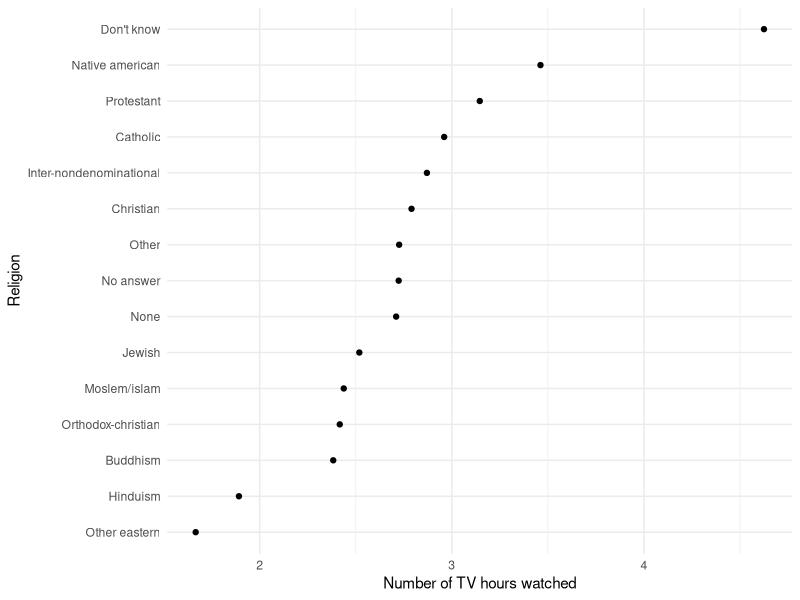
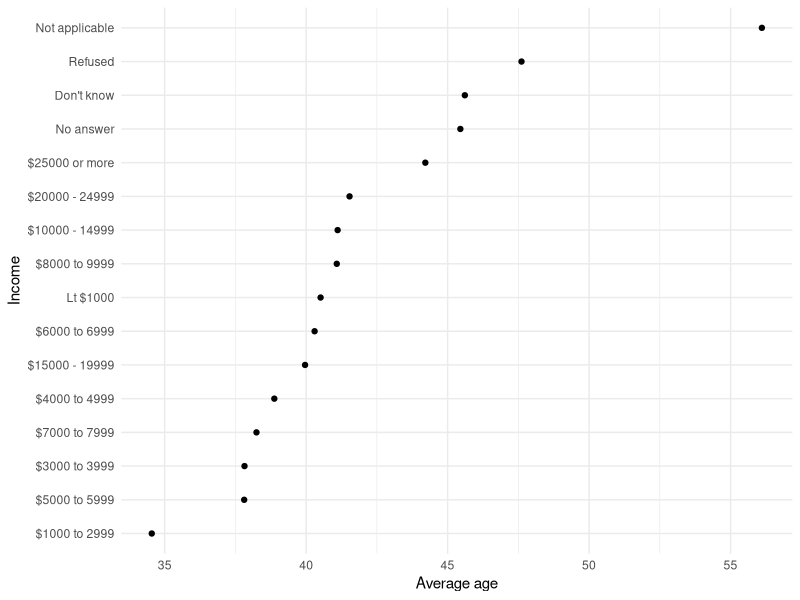
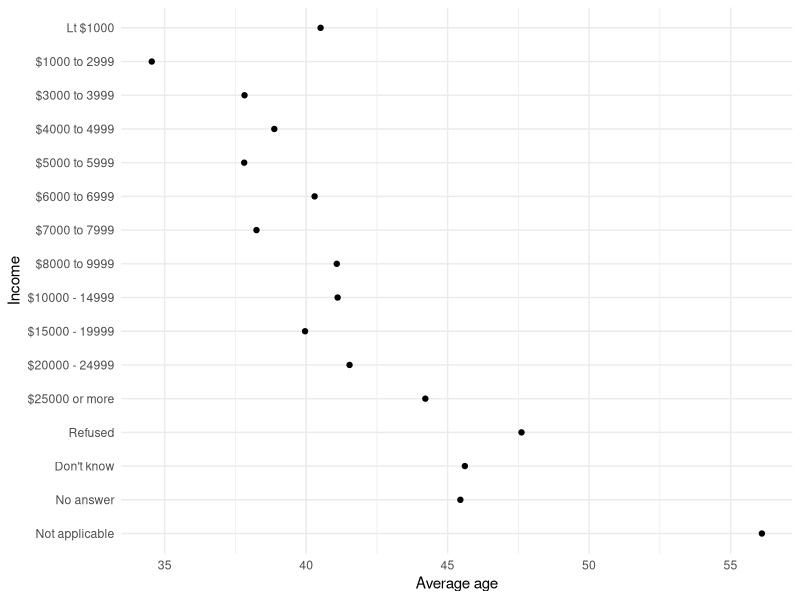
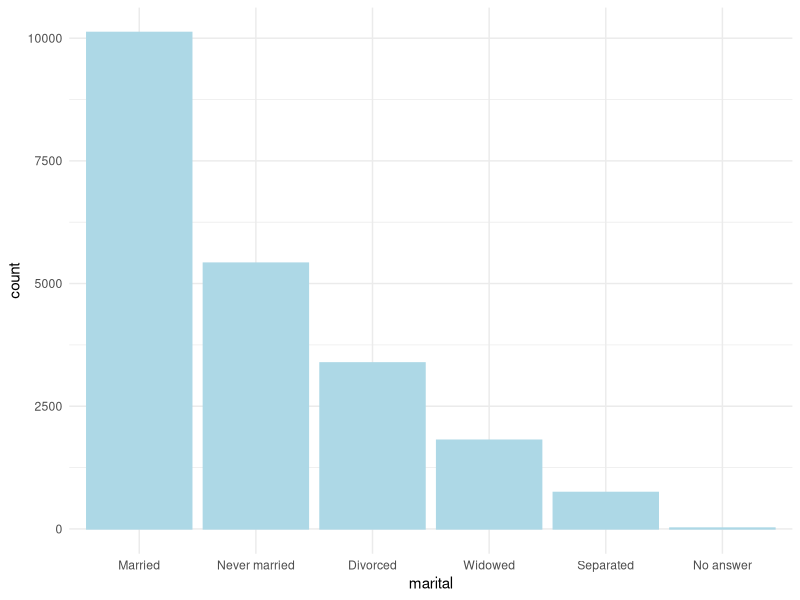
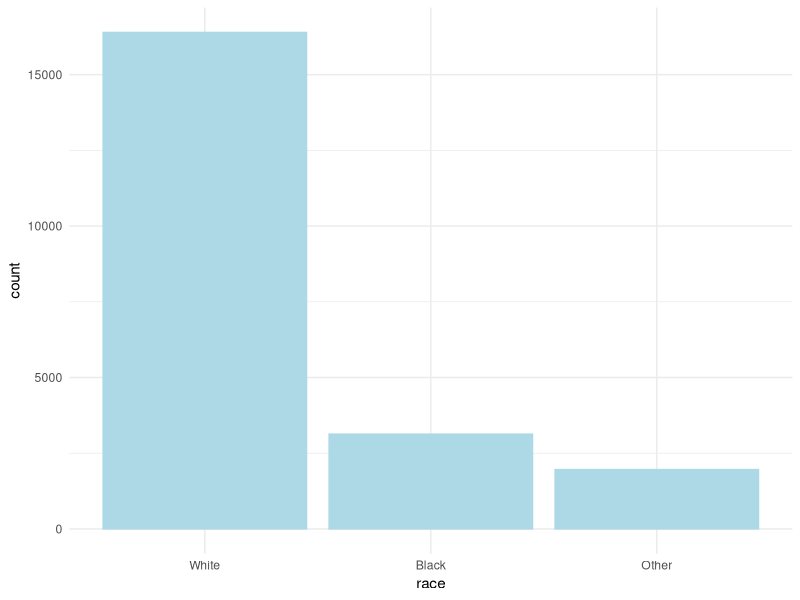
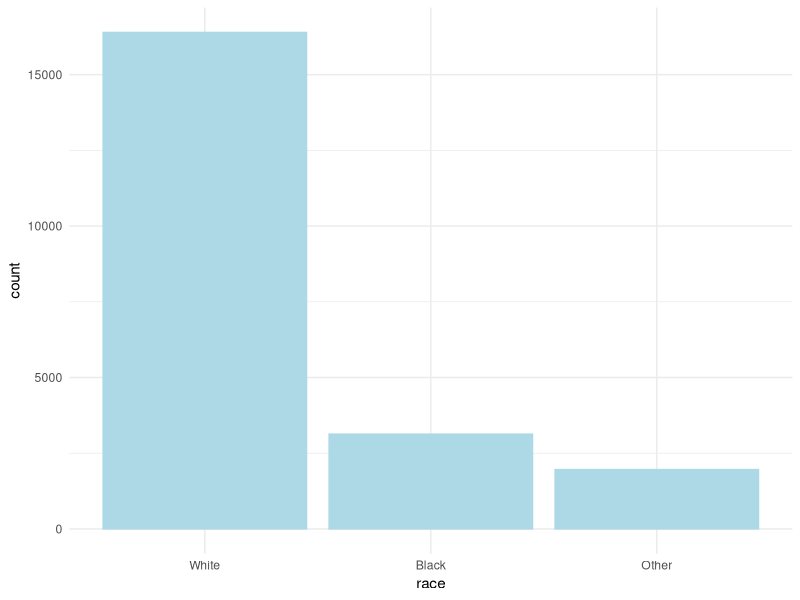

R code for these plots, in order: (Note: this script raises an error after producing the figures.)
## ---- chunk 1
knitr::opts_chunk$set(echo = TRUE)
library(tidyverse)

# Set CRAN mirror
options(repos = c(CRAN = "https://cran.r-project.org"))

# Check if the package is installed, and install if not
if (!require(kableExtra)) install.packages('kableExtra')
library(kableExtra)

gss_cat <- forcats::gss_cat
## ---- chunk 2
head(gss_cat)
str(gss_cat)

## ---- chunk 3
as_tibble(gss_cat)

## ---- chunk 4
gss_cat %>% pull(relig) %>% unique()
## ---- chunk 5
gss_cat %>% 
  filter( relig == "Protestant") %>% 
  group_by(year , relig) %>% 
  summarize( tvhours = mean(tvhours, na.rm = TRUE))
## ---- chunk 6
gss_cat[1:10,] %>% 
  kable() %>% 
  kable_styling(latex_options = "striped")

## ---- chunk 7
anyNA(gss_cat)
sum(is.na(gss_cat))
gss_cat %>% 
  count(rincome)

## ---- chunk 8
gss_cat %>% count(marital)

## ---- chunk 9
gss_cat %>% 
  count(partyid)
## ---- chunk 10
gss_cat %>% 
  count(relig)
## ---- chunk 11
gss_cat %>% 
  count(denom)
## ---- chunk 12
gss_cat %>% 
  filter(marital == "Married")
## ---- chunk 13
gss_cat %>% 
  filter(marital == "Divorced"| marital == " Widowed")
## ---- chunk 14
gss_cat %>%  arrange(tvhours)
## ---- chunk 15
gss_cat %>% arrange(desc(tvhours))

## ---- chunk 16
gss_cat %>% 
  filter(marital == "Married") %>% 
  arrange(desc(tvhours))
  
## ---- chunk 17
gss_cat %>% 
  count(relig) %>% 
  arrange(n)
## ---- chunk 18
gss_cat %>%
  group_by(relig) %>% 
  summarise(tvhours = mean(tvhours, na.rm = TRUE))
## ---- chunk 19
str_c("x", "y", "z") 

str_c("x", "y", "z", sep = ", ") 
## ---- chunk 20
str_c(c("x", "y", "z"), collapse = "")
## ---- chunk 21
x <- c("Apple", "Banana", "Pear")
str_sub(x, 1, 3)
## ---- chunk 22
x <- c("apple", "banana", "pear")

str_view(x, "an")
str_view(x, ".a.")
## ---- chunk 23
x <- c("apple", "banana", "pear")

str_view(x, "^a")
str_view(x, "a$")
## ---- chunk 24
x <- c("apple pie", "apple", "apple cake")

str_view(x, "^apple$")
## ---- chunk 25
x <- c("Dec", "Apr", "Jam", "Mar")

sort(x)
## ---- chunk 26
month_levels <- c(
  "Jan", "Feb", "Mar", "Apr", "May", "Jun", 
  "Jul", "Aug", "Sep", "Oct", "Nov", "Dec"
)
y <- factor(x, levels = month_levels)

print(y)
sort(y)
## ---- chunk 27
gss_cat %>%
  count(race)
## ---- chunk 28

## ---- chunk 29
relig_summary <- gss_cat %>% # Assign the results to object so we can use it later
  group_by(relig) %>% # Group by religion
  summarise(
    age = mean(age, na.rm = TRUE), # Create a mean for age
    tvhours = mean(tvhours, na.rm = TRUE), # Create a mean for tv hours
    n = n())
relig_summary
## ---- chunk 30
relig_summary %>%
  mutate(relig = fct_reorder(relig, tvhours)) %>%
  ggplot(aes(tvhours, relig)) +
    geom_point() +
    xlab("Number of TV hours watched") +
    ylab("Religion") +
    theme_minimal()
## ---- chunk 31
rincome_summary <- gss_cat %>%
  group_by(rincome) %>%
  summarise(
    age = mean(age, na.rm = TRUE),
    n = n())

rincome_summary %>% 
  mutate(rincome = fct_reorder(rincome, age)) %>% 
  ggplot(aes(age, rincome)) +
    geom_point() +
    xlab("Average age") +
    ylab("Income") +
    theme_minimal()
## ---- chunk 32
rincome_summary %>% 
  ggplot(aes(age, fct_relevel(rincome, "Not applicable"))) +
  geom_point() +
    xlab("Average age") +
    ylab("Income") +
    theme_minimal()
## ---- chunk 33
gss_cat %>%
  mutate(marital = fct_infreq(marital)) %>% 
  ggplot(aes(marital)) +
    geom_bar(col = "lightblue", fill = "lightblue") +
    theme_minimal()

## ---- chunk 34
gss_cat %>%
  mutate(race = fct_infreq(race)) %>% 
  ggplot(aes(race)) +
    geom_bar(col = "lightblue", fill = "lightblue") +
    theme_minimal()
## ---- chunk 35
gss_cat %>%
  mutate(race = fct_infreq(race)) %>% 
  ggplot(aes(race)) +
    geom_bar(col = "lightblue", fill = "lightblue") +
    theme_minimal()

## ---- chunk 36
gss_cat %>%
  mutate(partyid = fct_recode(partyid,
                              "Republican" = "Strong republican", 
                              "Republican" = "Not str republican",
                              "Democrat" = "Strong democrat",
                              "Democrat" = "Not str democrat",
                              "Independent" = "Ind,near rep",
                              "Independent" = "Ind,near dem"
                              )) %>% 
  count(partyid)
## ---- chunk 37
gss_cat %>%
  mutate(partyid = fct_recode(partyid,
    NULL = "No answer",
    NULL = "Don't know"
    )) %>%
  count(partyid)
## ---- chunk 38
gss_cat %>%
  mutate(partyid = fct_collapse(partyid,
    NULL = c("No answer", "Don't know"),
    Other = c("Other party"),
    Republican = c("Strong republican", "Not str republican"),
    Independent = c("Ind,near rep", "Independent", "Ind,near dem"),
    Democrat = c("Not str democrat", "Strong democrat")
  )) %>%
  count(partyid)
## ---- chunk 39
gss_cat %>%
  mutate(rincome = fct_collapse(rincome,
    "0 to $10,000" = c("Lt $1000","$1000 to 2999","$3000 to 3999","$4000 to 4999","$5000 to 5999","$6000 to 6999","$7000 to 7999","$8000 to 9999"),
    "$10,000 to $20,000" = c("$10000 - 14999","$15000 - 19999","$20000 - 24999","$25000 or more"),
    NULL = c("Don't know","No answer", "Not applicable","Refused")
    )) %>%  
  count(rincome)
## ---- chunk 40
gss_cat %>%
  mutate(relig = fct_lump(relig)) %>%
  count(relig)
## ---- chunk 41
gss_cat %>%
  mutate(relig = fct_lump(relig, n = 10)) %>%
  count(relig, sort = TRUE)
## ---- chunk 42
gss_cat %>%
  mutate(marital = fct_lump(marital)) %>%
  count(marital, sort = TRUE)
## ---- chunk 43
gss_sample <- gss_cat[sample(nrow(gss_cat), 10),]
kable(gss_sample)
## ---- chunk 44
select(gss_sample, year, age, race, rincome) %>%
  kable()
## ---- chunk 45
kable(gss_sample) %>% kable_styling(latex_options = "striped")
## ---- chunk 46
kable(gss_sample) %>%
  kable_styling(latex_options = "striped",
                font_size = 8)    
## ---- chunk 47
kable(gss_sample) %>%
  kable_classic %>%                        
  kable_styling(latex_options = "striped",
                font_size =12)
## ---- chunk 48
gss_cat %>% 
  mutate(partyid = fct_recode(partyid,
                              "Republican" = "Strong republican", 
                              "Republican" = "Not str republican",
                              "Democrat" = "Strong democrat",
                              "Democrat" = "Not str democrat",
                              "Independent" = "Ind,near rep",
                              "Independent" = "Ind,near dem"
                              )) %>% 
  group_by(partyid) %>%
  summarise(n=n()) %>% 
  kbl() %>% 
  kable_paper(bootstrap_options = "striped", full_width = F)
## ---- chunk 49
library(rmarkdown)
render("ehabwasel_2.Rmd", output_file = "ehabwasel_2.html")
